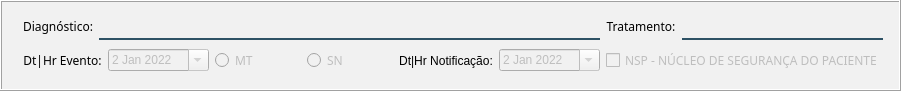
                 <widget class="QFrame" name="frame_19">
                  <property name="minimumSize">
                   <size>
                    <width>901</width>
                    <height>91</height>
                   </size>
                  </property>
                  <property name="maximumSize">
                   <size>
                    <width>901</width>
                    <height>91</height>
                   </size>
                  </property>
                  <property name="styleSheet">
                   <string notr="true">background-color: rgb(241, 241, 241);</string>
                  </property>
                  <property name="frameShape">
                   <enum>QFrame::Box</enum>
                  </property>
                  <property name="frameShadow">
                   <enum>QFrame::Raised</enum>
                  </property>
                  <widget class="QWidget" name="">
                   <property name="geometry">
                    <rect>
                     <x>23</x>
                     <y>10</y>
                     <width>860</width>
                     <height>67</height>
                    </rect>
                   </property>
                   <layout class="QVBoxLayout" name="verticalLayout_8">
                    <item>
                     <layout class="QHBoxLayout" name="horizontalLayout_40">
                      <item>
                       <layout class="QHBoxLayout" name="horizontalLayout_25">
                        <item>
                         <widget class="QLabel" name="label_62">
                          <property name="font">
                           <font>
                            <family>Reem Kufi</family>
                           </font>
                          </property>
                          <property name="styleSheet">
                           <string notr="true">color: rgb(0, 0, 0);</string>
                          </property>
                          <property name="text">
                           <string>Diagnóstico:</string>
                          </property>
                          <property name="alignment">
                           <set>Qt::AlignCenter</set>
                          </property>
                         </widget>
                        </item>
                        <item>
                         <widget class="QLineEdit" name="txt_diagnostic">
                          <property name="enabled">
                           <bool>false</bool>
                          </property>
                          <property name="minimumSize">
                           <size>
                            <width>501</width>
                            <height>0</height>
                           </size>
                          </property>
                          <property name="font">
                           <font>
                            <family>Segoe UI</family>
                           </font>
                          </property>
                          <property name="styleSheet">
                           <string notr="true">border:2px solid rgba(0,0,0,0);
border-bottom-color:rgba(46,82,101,255);
color:rgb(0,0,0);
padding-bottom:7px</string>
                          </property>
                          <property name="text">
                           <string/>
                          </property>
                         </widget>
                        </item>
                       </layout>
                      </item>
                      <item>
                       <layout class="QHBoxLayout" name="horizontalLayout_2">
                        <item>
                         <widget class="QLabel" name="label_63">
                          <property name="font">
                           <font>
                            <family>Reem Kufi</family>
                           </font>
                          </property>
                          <property name="styleSheet">
                           <string notr="true">color: rgb(0, 0, 0);</string>
                          </property>
                          <property name="text">
                           <string>Tratamento:</string>
                          </property>
                          <property name="alignment">
                           <set>Qt::AlignCenter</set>
                          </property>
                         </widget>
                        </item>
                        <item>
                         <widget class="QLineEdit" name="txt_tratamento">
                          <property name="enabled">
                           <bool>false</bool>
                          </property>
                          <property name="minimumSize">
                           <size>
                            <width>201</width>
                            <height>0</height>
                           </size>
                          </property>
                          <property name="maximumSize">
                           <size>
                            <width>201</width>
                            <height>16777215</height>
                           </size>
                          </property>
                          <property name="font">
                           <font>
                            <family>Segoe UI</family>
                           </font>
                          </property>
                          <property name="styleSheet">
                           <string notr="true">border:2px solid rgba(0,0,0,0);
border-bottom-color:rgba(46,82,101,255);
color:rgb(0,0,0);
padding-bottom:7px</string>
                          </property>
                          <property name="text">
                           <string/>
                          </property>
                         </widget>
                        </item>
                       </layout>
                      </item>
                     </layout>
                    </item>
                    <item>
                     <layout class="QHBoxLayout" name="horizontalLayout_26">
                      <item>
                       <layout class="QHBoxLayout" name="horizontalLayout_23">
                        <item>
                         <widget class="QLabel" name="label_64">
                          <property name="font">
                           <font>
                            <family>Reem Kufi</family>
                           </font>
                          </property>
                          <property name="styleSheet">
                           <string notr="true">color: rgb(0, 0, 0);</string>
                          </property>
                          <property name="text">
                           <string>Dt|Hr Evento:</string>
                          </property>
                          <property name="alignment">
                           <set>Qt::AlignCenter</set>
                          </property>
                         </widget>
                        </item>
                        <item>
                         <widget class="QDateEdit" name="dt_evento">
                          <property name="enabled">
                           <bool>false</bool>
                          </property>
                          <property name="minimumSize">
                           <size>
                            <width>101</width>
                            <height>0</height>
                           </size>
                          </property>
                          <property name="maximumSize">
                           <size>
                            <width>101</width>
                            <height>16777215</height>
                           </size>
                          </property>
                          <property name="font">
                           <font>
                            <family>Segoe UI</family>
                           </font>
                          </property>
                          <property name="dateTime">
                           <datetime>
                            <hour>21</hour>
                            <minute>0</minute>
                            <second>0</second>
                            <year>2022</year>
                            <month>1</month>
                            <day>2</day>
                           </datetime>
                          </property>
                          <property name="calendarPopup">
                           <bool>true</bool>
                          </property>
                         </widget>
                        </item>
                       </layout>
                      </item>
                      <item>
                       <layout class="QHBoxLayout" name="horizontalLayout_24">
                        <item>
                         <widget class="QRadioButton" name="rb_mt">
                          <property name="enabled">
                           <bool>false</bool>
                          </property>
                          <property name="font">
                           <font>
                            <family>Reem Kufi</family>
                           </font>
                          </property>
                          <property name="toolTip">
                           <string>&lt;html&gt;&lt;head/&gt;&lt;body&gt;&lt;p&gt;De 7h às 19h&lt;/p&gt;&lt;/body&gt;&lt;/html&gt;</string>
                          </property>
                          <property name="text">
                           <string>MT</string>
                          </property>
                         </widget>
                        </item>
                        <item>
                         <widget class="QRadioButton" name="rb_sn">
                          <property name="enabled">
                           <bool>false</bool>
                          </property>
                          <property name="font">
                           <font>
                            <family>Reem Kufi</family>
                           </font>
                          </property>
                          <property name="toolTip">
                           <string>&lt;html&gt;&lt;head/&gt;&lt;body&gt;&lt;p&gt;19h às 7h&lt;/p&gt;&lt;/body&gt;&lt;/html&gt;</string>
                          </property>
                          <property name="text">
                           <string>SN</string>
                          </property>
                         </widget>
                        </item>
                       </layout>
                      </item>
                      <item>
                       <layout class="QHBoxLayout" name="horizontalLayout_17">
                        <item>
                         <widget class="QLabel" name="label_65">
                          <property name="styleSheet">
                           <string notr="true">color: rgb(0, 0, 0);</string>
                          </property>
                          <property name="text">
                           <string>Dt|Hr Notificação:</string>
                          </property>
                          <property name="alignment">
                           <set>Qt::AlignCenter</set>
                          </property>
                         </widget>
                        </item>
                        <item>
                         <widget class="QDateEdit" name="dt_notificacao">
                          <property name="enabled">
                           <bool>false</bool>
                          </property>
                          <property name="minimumSize">
                           <size>
                            <width>101</width>
                            <height>0</height>
                           </size>
                          </property>
                          <property name="font">
                           <font>
                            <family>Segoe UI</family>
                           </font>
                          </property>
                          <property name="dateTime">
                           <datetime>
                            <hour>21</hour>
                            <minute>0</minute>
                            <second>0</second>
                            <year>2022</year>
                            <month>1</month>
                            <day>2</day>
                           </datetime>
                          </property>
                          <property name="calendarPopup">
                           <bool>true</bool>
                          </property>
                         </widget>
                        </item>
                       </layout>
                      </item>
                      <item>
                       <widget class="QCheckBox" name="chk_nsp">
                        <property name="enabled">
                         <bool>false</bool>
                        </property>
                        <property name="font">
                         <font>
                          <family>Reem Kufi</family>
                         </font>
                        </property>
                        <property name="text">
                         <string>NSP - NÚCLEO DE SEGURANÇA DO PACIENTE</string>
                        </property>
                       </widget>
                      </item>
                     </layout>
                    </item>
                   </layout>
                  </widget>
                 </widget>
